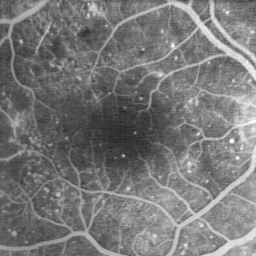
%> input picture morphologie/img/retina2.gif, 256 x 256 px
$ octave TP.m   (GNU Octave 9; MATLAB toolbox functions it lacks are replaced by stand-ins)
%> lines starting %> are read from the running program, lines starting %| are printed output that depends on the picture
%el struct diff tailles
sesq11=strel('square',11);
sesq9=strel('square',9);
sesq7=strel('square',7);
sesq5=strel('square',5);
sesq3=strel('square',3);
sevec=[sesq3,sesq5,sesq7,sesq9,sesq11];
[~,n_els]=size(sevec);

%image test
impath='img/retina2.gif';
impath2='img/cailloux.png';
imtest=imread(impath);
%> imtest is the input picture: size 256x256 uint8; min 36, max 252, mean 119.6

for i=1:n_els

    dil = imdilate(imtest,sevec(i));
    ero = imerode(imtest,sevec(i));
    ope = imopen(imtest,sevec(i));
    clo = imclose(imtest,sevec(i));

    subplot(2*n_els,4,(i-1)*8+1);
    imshow(dil);
    title('dilatation');
    subplot(2*n_els,4,(i-1)*8+2);
    imshow(ero);
    title('erosion');

    subplot(2*n_els,4,(i-1)*8+3);
    imshow(ope);
    title('open');

    subplot(2*n_els,4,(i-1)*8+4);
    imshow(clo);
    title('close');

    subplot(2*n_els,4,(i-1)*8+5);
    plot(dil(120,:));
    subplot(2*n_els,4,(i-1)*8+6);
    plot(ero(120,:));


    subplot(2*n_els,4,(i-1)*8+7);
    plot(ope(120,:));
    subplot(2*n_els,4,(i-1)*8+8);
    plot(clo(120,:));

end


imtest2 = imread(impath2);
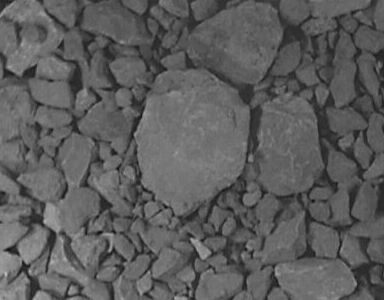
%> input picture morphologie/img/cailloux.png, 384 x 300 px
%> imtest2 is the input picture: size 300x384x3 uint8; min 14, max 193, mean 92.9

%propriete de dilatation
%d(fVg,B) = d(f,B) V d(g,B)

[m,n]=size(imtest);
%> m = 256; n = 256
[m1,n1]=size(imtest2);
%> m1 = 300; n1 = 1152
if m>m1
    m=m1;
end
if n>n1
    n=n1;
end

f=imtest(1:m,1:n);
g=imtest2(1:m,1:n);
fAg = min(f,g);
dilfAg = imdilate(fAg,sesq11);

dilf = imdilate(f,sesq11);
dilg = imdilate(g,sesq11);
dilfAdilg = min(dilf,dilg);

subplot(1,2,1);
imshow(dilfAg);

subplot(1,2,2);
imshow(dilfAdilg);

%propriete de dilatation
%d(fAg,B) meq d(f,B) A d(g,B)

fVg = max(f,g);
dilfVg = imdilate(fVg,sesq11);

dilfVdilg = max(dilf,dilg);

subplot(1,2,1);
imshow(dilfVg);

subplot(1,2,2);
imshow(dilfVdilg);

%propriete de erosion
%e(fVg,B) Meq e(f,B) V e(g,B)

erofVg = imerode(fVg,sesq11);
erofVerog = max(imerode(f,sesq11),imerode(g,sesq11));

subplot(1,2,1);
imshow(erofVg);

subplot(1,2,2);
imshow(erofVerog);

%propriete de erosion
%e(fAg,B) = e(f,B) A e(g,B)

erofAg = imerode(fAg,sesq11);
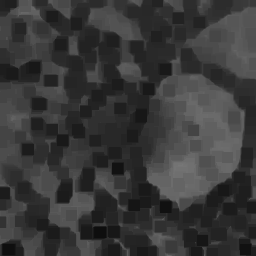
%> erofAg: size 256x256 uint8; min 14, max 119, mean 56.6
erofAerog = min(imerode(f,sesq11),imerode(g,sesq11));

subplot(1,2,1);
imshow(erofAg);

subplot(1,2,2);
imshow(erofAerog);

%propriete open

%antiestensive X>X_B

B = sesq11;
X = imtest;
X_B = imopen(X,B);
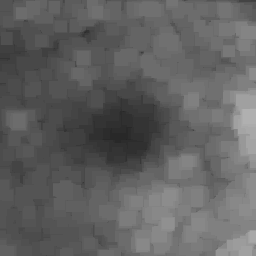
%> X_B: size 256x256 uint8; min 36, max 176, mean 97.1

diff_non_null = X-X_B;

subplot(1,1,1);
imshow(diff_non_null);

%croissante X<Y => X_B<Y_B

%fAg<f => fAg_B<f_B => f_B-fAg_B > 0

fAg_B = imopen(fAg,B);
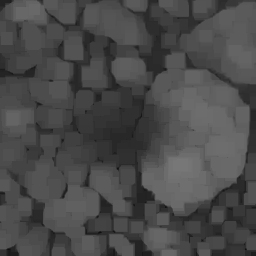
%> fAg_B: size 256x256 uint8; min 14, max 119, mean 74.2
f_B = imopen(f,B);
diff_non_null = f_B-fAg_B;

subplot(1,1,1);
imshow(diff_non_null);

%idempotente X_B = ((X_B)_B)..._B

f_B = imopen(f,B);
f_B_B = imopen(f_B,B);

subplot(1,2,1);
imshow(f_B);

subplot(1,2,2);
imshow(f_B_B);

%propriete ferm

%estensive X<XtB

B = sesq11;
X = imtest;
XtB = imclose(X,B);

diff_non_null = XtB-X;

subplot(1,1,1);
imshow(diff_non_null);

%croissante X<Y => XtB<YtB

%fAg<f => fAgtB<ftB => ftB-fAgtB > 0

fAgtB = imclose(fAg,B);
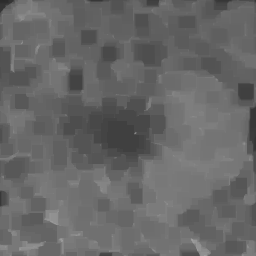
%> fAgtB: size 256x256 uint8; min 43, max 160, mean 103
ftB = imclose(f,B);
diff_non_null = ftB-fAgtB;
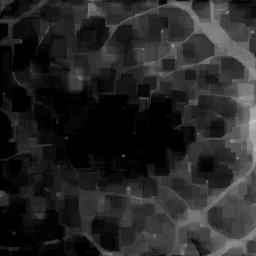
%> diff_non_null: size 256x256 uint8; min 0, max 197, mean 38.2

subplot(1,1,1);
imshow(diff_non_null);

%prop iteration
sesq8=strel('square',8);

dil3 = imdilate(f,sesq3);
dil35 = imdilate(dil3,sesq5);
dil8 = imdilate(f,sesq8);
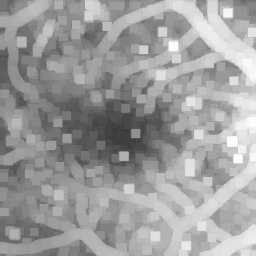
%> dil8: size 256x256 uint8; min 60, max 252, mean 157.5

diff_null = dil35-dil8;
%> diff_null: size 256x256 uint8; every value is 0

subplot(1,1,1);
imshow(diff_null);
